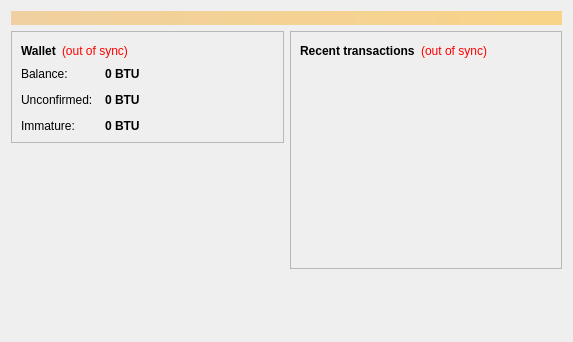
<?xml version="1.0" encoding="UTF-8"?>
<ui version="4.0">
 <class>OverviewPage</class>
 <widget class="QWidget" name="OverviewPage">
  <property name="geometry">
   <rect>
    <x>0</x>
    <y>0</y>
    <width>573</width>
    <height>342</height>
   </rect>
  </property>
  <property name="windowTitle">
   <string>Form</string>
  </property>
  <layout class="QVBoxLayout" name="topLayout">
   <item>
    <widget class="QLabel" name="labelAlerts">
     <property name="visible">
      <bool>false</bool>
     </property>
     <property name="styleSheet">
      <string notr="true">background-color: qlineargradient(x1: 0, y1: 0, x2: 1, y2: 0, stop:0 #F0D0A0, stop:1 #F8D488); color:#000000;</string>
     </property>
     <property name="wordWrap">
      <bool>true</bool>
     </property>
     <property name="margin">
      <number>3</number>
     </property>
    </widget>
   </item>
   <item>
    <layout class="QHBoxLayout" name="horizontalLayout" stretch="1,1">
     <item>
      <layout class="QVBoxLayout" name="verticalLayout_2">
       <item>
        <widget class="QFrame" name="frame">
         <property name="frameShape">
          <enum>QFrame::StyledPanel</enum>
         </property>
         <property name="frameShadow">
          <enum>QFrame::Raised</enum>
         </property>
         <layout class="QVBoxLayout" name="verticalLayout_4">
          <item>
           <layout class="QHBoxLayout" name="horizontalLayout_4">
            <item>
             <widget class="QLabel" name="label_5">
              <property name="font">
               <font>
                <weight>75</weight>
                <bold>true</bold>
               </font>
              </property>
              <property name="text">
               <string>Wallet</string>
              </property>
             </widget>
            </item>
            <item>
             <widget class="QLabel" name="labelWalletStatus">
              <property name="toolTip">
               <string>The displayed information may be out of date. Your wallet automatically synchronizes with the Bitultimate network after a connection is established, but this process has not completed yet.</string>
              </property>
              <property name="styleSheet">
               <string notr="true">QLabel { color: red; }</string>
              </property>
              <property name="text">
               <string notr="true">(out of sync)</string>
              </property>
              <property name="alignment">
               <set>Qt::AlignLeading|Qt::AlignLeft|Qt::AlignVCenter</set>
              </property>
             </widget>
            </item>
            <item>
             <spacer name="horizontalSpacer_2">
              <property name="orientation">
               <enum>Qt::Horizontal</enum>
              </property>
              <property name="sizeHint" stdset="0">
               <size>
                <width>40</width>
                <height>20</height>
               </size>
              </property>
             </spacer>
            </item>
           </layout>
          </item>
          <item>
           <layout class="QFormLayout" name="formLayout_2">
            <property name="fieldGrowthPolicy">
             <enum>QFormLayout::AllNonFixedFieldsGrow</enum>
            </property>
            <property name="horizontalSpacing">
             <number>12</number>
            </property>
            <property name="verticalSpacing">
             <number>12</number>
            </property>
            <item row="0" column="0">
             <widget class="QLabel" name="label">
              <property name="text">
               <string>Balance:</string>
              </property>
             </widget>
            </item>
            <item row="0" column="1">
             <widget class="QLabel" name="labelBalance">
              <property name="font">
               <font>
                <weight>75</weight>
                <bold>true</bold>
               </font>
              </property>
              <property name="cursor">
               <cursorShape>IBeamCursor</cursorShape>
              </property>
              <property name="toolTip">
               <string>Your current balance</string>
              </property>
              <property name="text">
               <string notr="true">0 BTU</string>
              </property>
              <property name="textInteractionFlags">
               <set>Qt::LinksAccessibleByMouse|Qt::TextSelectableByKeyboard|Qt::TextSelectableByMouse</set>
              </property>
             </widget>
            </item>
            <item row="1" column="0">
             <widget class="QLabel" name="label_3">
              <property name="text">
               <string>Unconfirmed:</string>
              </property>
             </widget>
            </item>
            <item row="1" column="1">
             <widget class="QLabel" name="labelUnconfirmed">
              <property name="font">
               <font>
                <weight>75</weight>
                <bold>true</bold>
               </font>
              </property>
              <property name="cursor">
               <cursorShape>IBeamCursor</cursorShape>
              </property>
              <property name="toolTip">
               <string>Total of transactions that have yet to be confirmed, and do not yet count toward the current balance</string>
              </property>
              <property name="text">
               <string notr="true">0 BTU</string>
              </property>
              <property name="textInteractionFlags">
               <set>Qt::LinksAccessibleByMouse|Qt::TextSelectableByKeyboard|Qt::TextSelectableByMouse</set>
              </property>
             </widget>
            </item>
            <item row="2" column="0">
             <widget class="QLabel" name="labelImmatureText">
              <property name="text">
               <string>Immature:</string>
              </property>
             </widget>
            </item>
            <item row="2" column="1">
             <widget class="QLabel" name="labelImmature">
              <property name="font">
               <font>
                <weight>75</weight>
                <bold>true</bold>
               </font>
              </property>
              <property name="toolTip">
               <string>Mined balance that has not yet matured</string>
              </property>
              <property name="text">
               <string notr="true">0 BTU</string>
              </property>
              <property name="textInteractionFlags">
               <set>Qt::LinksAccessibleByMouse|Qt::TextSelectableByKeyboard|Qt::TextSelectableByMouse</set>
              </property>
             </widget>
            </item>
           </layout>
          </item>
         </layout>
        </widget>
       </item>
       <item>
        <spacer name="verticalSpacer">
         <property name="orientation">
          <enum>Qt::Vertical</enum>
         </property>
         <property name="sizeHint" stdset="0">
          <size>
           <width>20</width>
           <height>40</height>
          </size>
         </property>
        </spacer>
       </item>
      </layout>
     </item>
     <item>
      <layout class="QVBoxLayout" name="verticalLayout_3">
       <item>
        <widget class="QFrame" name="frame_2">
         <property name="frameShape">
          <enum>QFrame::StyledPanel</enum>
         </property>
         <property name="frameShadow">
          <enum>QFrame::Raised</enum>
         </property>
         <layout class="QVBoxLayout" name="verticalLayout">
          <item>
           <layout class="QHBoxLayout" name="horizontalLayout_2">
            <item>
             <widget class="QLabel" name="label_4">
              <property name="text">
               <string>&lt;b&gt;Recent transactions&lt;/b&gt;</string>
              </property>
             </widget>
            </item>
            <item>
             <widget class="QLabel" name="labelTransactionsStatus">
              <property name="toolTip">
               <string>The displayed information may be out of date. Your wallet automatically synchronizes with the Bitultimate network after a connection is established, but this process has not completed yet.</string>
              </property>
              <property name="styleSheet">
               <string notr="true">QLabel { color: red; }</string>
              </property>
              <property name="text">
               <string notr="true">(out of sync)</string>
              </property>
              <property name="alignment">
               <set>Qt::AlignRight|Qt::AlignTrailing|Qt::AlignVCenter</set>
              </property>
             </widget>
            </item>
            <item>
             <spacer name="horizontalSpacer">
              <property name="orientation">
               <enum>Qt::Horizontal</enum>
              </property>
              <property name="sizeHint" stdset="0">
               <size>
                <width>40</width>
                <height>20</height>
               </size>
              </property>
             </spacer>
            </item>
           </layout>
          </item>
          <item>
           <widget class="QListView" name="listTransactions">
            <property name="styleSheet">
             <string notr="true">QListView { background: transparent; }</string>
            </property>
            <property name="frameShape">
             <enum>QFrame::NoFrame</enum>
            </property>
            <property name="verticalScrollBarPolicy">
             <enum>Qt::ScrollBarAlwaysOff</enum>
            </property>
            <property name="horizontalScrollBarPolicy">
             <enum>Qt::ScrollBarAlwaysOff</enum>
            </property>
            <property name="selectionMode">
             <enum>QAbstractItemView::NoSelection</enum>
            </property>
           </widget>
          </item>
         </layout>
        </widget>
       </item>
       <item>
        <spacer name="verticalSpacer_2">
         <property name="orientation">
          <enum>Qt::Vertical</enum>
         </property>
         <property name="sizeHint" stdset="0">
          <size>
           <width>20</width>
           <height>40</height>
          </size>
         </property>
        </spacer>
       </item>
      </layout>
     </item>
    </layout>
   </item>
  </layout>
 </widget>
 <resources/>
 <connections/>
</ui>
